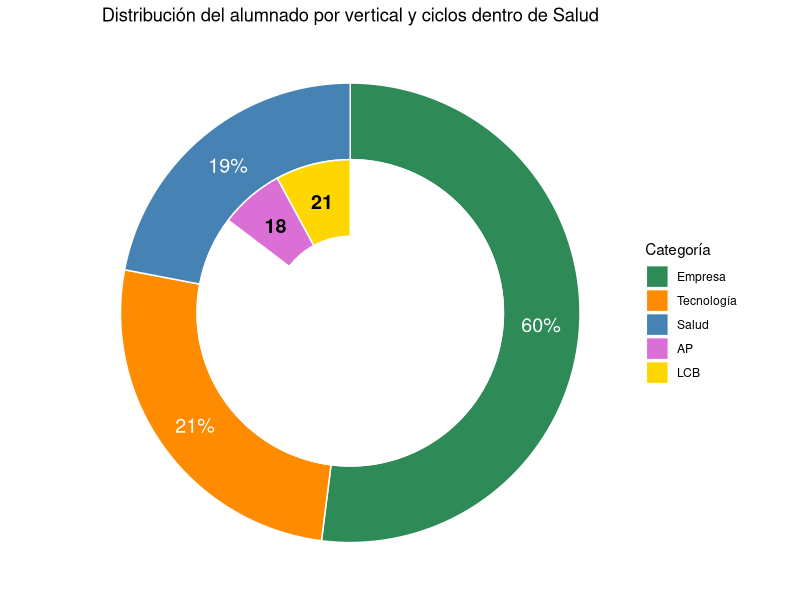

Source code (R):
library(ggplot2)
library(dplyr)

# --- Anillo externo: vertical formativa ---
outer_data <- data.frame(
  categoria = c("Empresa", "Tecnología", "Salud"),
  porcentaje = c(52, 26, 22),
  etiqueta = c("60%", "21%", "19%")
) %>%
  mutate(
    grupo = "Vertical",
    ymax = cumsum(porcentaje),
    ymin = lag(ymax, default = 0),
    label_pos = (ymin + ymax) / 2,
    xmin = 3,
    xmax = 4
  )

# --- Anillo interno: sólo 2/3 de Salud (39 alumnos), dividido en AP y LCB ---
total_salud <- 71
desglosado <- 39  # 2/3 de Salud

# Fracción de salud desglosada respecto al total (%)
salud_pct <- 22
salud_2_tercios_pct <- salud_pct * 2 / 3  # ≈ 14.67%

# Porcentaje de cada categoría dentro de esos 2/3
AP_pct <- (18 / desglosado) * salud_2_tercios_pct  # ≈ 6.77%
LCB_pct <- (21 / desglosado) * salud_2_tercios_pct # ≈ 7.89%
resto_pct <- 100 - (AP_pct + LCB_pct)              # ≈ 85.33%

inner_data <- data.frame(
  categoria = c("Relleno", "AP", "LCB"),
  porcentaje = c(resto_pct, AP_pct, LCB_pct),
  etiqueta = c("", "18", "21")
) %>%
  mutate(
    grupo = "Ciclo",
    ymax = cumsum(porcentaje),
    ymin = lag(ymax, default = 0),
    label_pos = (ymin + ymax) / 2,
    xmin = 2,
    xmax = 3
  )

# --- Unión de ambos donuts ---
donut_data <- bind_rows(outer_data, inner_data)

# --- Gráfico completo ---
ggplot(donut_data) +
  geom_rect(aes(ymin = ymin, ymax = ymax, xmin = xmin, xmax = xmax,
                fill = categoria), color = "white") +
  # Etiquetas externas (porcentajes)
  geom_text(
    data = donut_data %>% filter(grupo == "Vertical"),
    aes(x = 3.5, y = label_pos, label = etiqueta),
    color = "white", size = 5
  ) +
  # Etiquetas internas (número de alumnos)
  geom_text(
    data = donut_data %>% filter(grupo == "Ciclo" & categoria != "Relleno"),
    aes(x = 2.5, y = label_pos, label = etiqueta),
    color = "black", size = 5, fontface = "bold"
  ) +
  coord_polar(theta = "y") +
  xlim(c(1, 4)) +
  scale_fill_manual(values = c(
    "Empresa" = "seagreen",
    "Tecnología" = "darkorange",
    "Salud" = "steelblue",
    "AP" = "orchid",
    "LCB" = "gold",
    "Relleno" = "white"
  ),
  breaks = c("Empresa", "Tecnología", "Salud", "AP", "LCB")) +
  theme_void() +
  labs(
    title = "Distribución del alumnado por vertical y ciclos dentro de Salud",
    fill = "Categoría"
  ) +
  theme(plot.title = element_text(hjust = 0.5))
